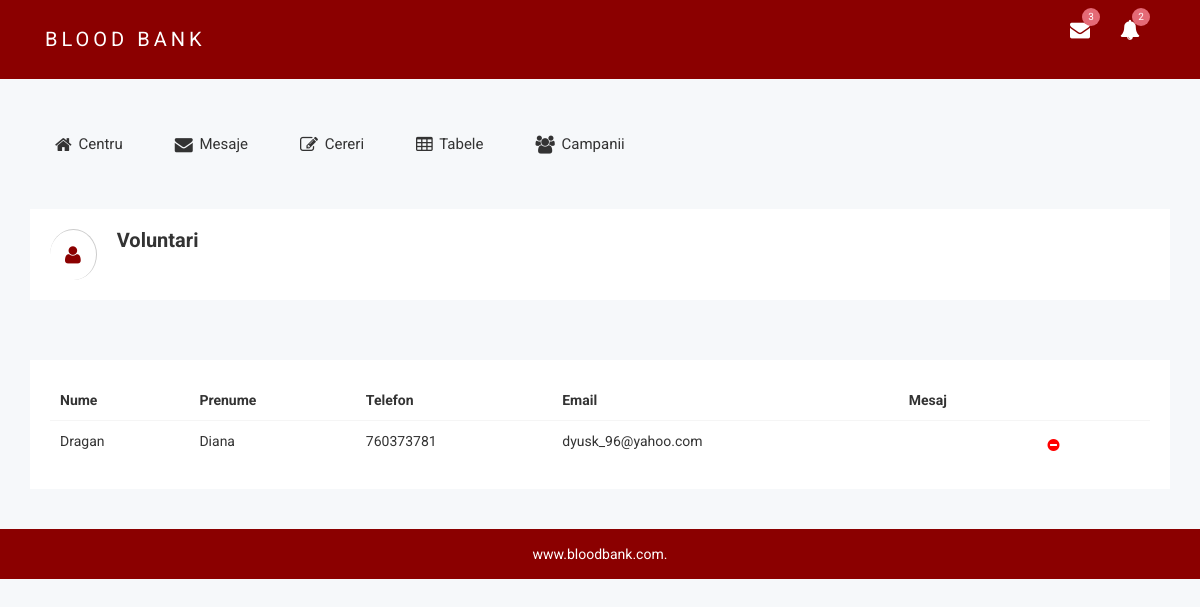
The page /bloodbank/a_centru/index.php/voluntari on the database its author committed.
### tables this page shows
CREATE TABLE `voluntari` (
  `ID` int(255) NOT NULL,
  `nume` varchar(255) NOT NULL,
  `prenume` varchar(255) NOT NULL,
  `email` varchar(255) NOT NULL,
  `tip` varchar(255) NOT NULL,
  `mesaj` varchar(255) DEFAULT NULL,
  `telefon` int(10) NOT NULL,
  `data_cererii` datetime NOT NULL DEFAULT CURRENT_TIMESTAMP
);

### bloodbank/a_centru/application/controllers/Voluntari.php (called while the page is built, shortened)
<?php
class Voluntari extends CI_Controller {
	public function __construct()
	{
		$this->load->model('voluntari_m');
	}
	public function index()
	{
		$data = array(
			'voluntari' => $this->voluntari_m->get_voluntari(),
		);
		$this->load->view('layout/header');
		$this->load->view('layout/navbar');
		$this->load->view('table/volunteers-table',$data);
		$this->load->view('layout/footer');
	}
}

### bloodbank/a_centru/index.php (called while the page is built, shortened)
<?php
require_once BASEPATH.'core/CodeIgniter.php';

### bloodbank/a_centru/application/models/voluntari_m.php (called while the page is built, shortened)
<?php
class voluntari_m extends CI_Model {
	public function get_voluntari(){
		$this->db->select('*');
		$this->db->from('voluntari');
		$this->db->where('tip','voluntar');
		$query=$this->db->get();
		return $query->result();
	}
}

### bloodbank/a_centru/application/views/table/volunteers-table.php (the view)
	<div class="breadcomb-area">
		<div class="container">
			<div class="row">
				<div class="col-lg-12 col-md-12 col-sm-12 col-xs-12">
					<div class="breadcomb-list">
						<div class="row">
							<div class="col-lg-6 col-md-6 col-sm-6 col-xs-12">
								<div class="breadcomb-wp">
									<div class="breadcomb-icon">
										<i class="fa fa-user"></i>
									</div>
									<div class="breadcomb-ctn">
										<h2>Voluntari</h2>
									</div>
								</div>
							</div>
						</div>
					</div>
				</div>
			</div>
		</div>
	</div>
<div class="container">
<div class="normal-table-list mg-t-30">
                        <div class="bsc-tbl-cds">
                            <table class="table table-condensed">
                                <thead>
                                    <tr>
                                        <th>Nume</th>
                                        <th>Prenume</th>
                                        <th>Telefon</th>
                                        <th>Email</th>
                                        <th>Mesaj</th>
                                    </tr>
                                </thead>
                                <tbody>
                                    <?php foreach($voluntari as $voluntar):?>
                                    <tr>
                                        <td><?php echo $voluntar->nume?></td>
                                        <td><?php echo $voluntar->prenume?></td>
                                        <td><?php echo $voluntar->telefon?></td>
                                        <td><?php echo $voluntar->email?></td>
                                        <td><?php echo $voluntar->mesaj?></td>
                                        <td><a class="fa fa-minus-circle btn" style="color:red; " href="<?php echo base_url('voluntari/delete_voluntar/'.$voluntar->ID )?>"></a></td>
                                    </tr>
                                <?php endforeach?>
                                </tbody>
                            </table>
                        </div>
                    </div>
                </div>

### bloodbank/a_centru/assets/css/main.css (style rules this page uses)
html { color: #222; font-size: 1em; line-height: 1.4; }

### rows shown on the page
voluntari: nume "Dragan", prenume "Diana", telefon "760373781", email "dyusk_96@yahoo.com"
